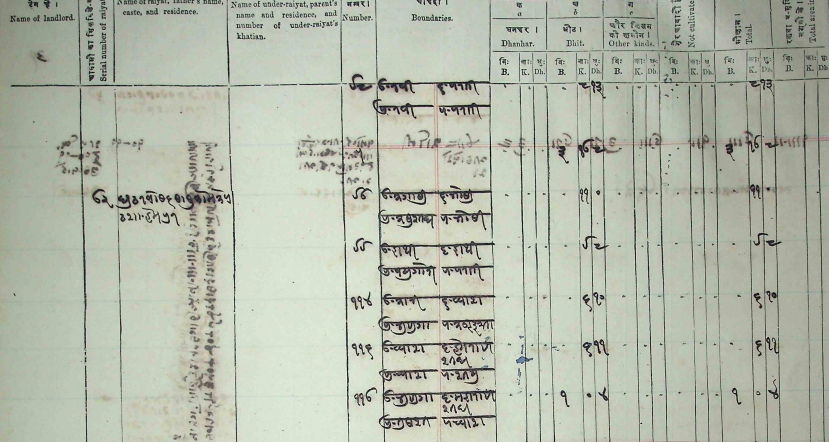
#> input picture image.png, 1657 x 884 px (shown at 1/2 size); its folder holds only this picture in this run
$ python -i extract_patches.py   (imports and definitions only)
#> lines starting #> are read from the running program, lines starting #| are printed output that depends on the picture; after the words box and inside, x2 and y2 are one past the last pixel; in counts of white or black regions, pixels touching at a corner belong together
#> further down, picture is the input picture: shape (884, 1657, 3); mean B, G, R 171.1, 185.9, 180.1
import os
import cv2
import fitz
import glob
import json
import math
import argparse
import numpy as np
from tqdm import tqdm
from concurrent.futures import ProcessPoolExecutor, as_completed


# =========================================================
# Helpers
# =========================================================

def ensure_dir(path):
    os.makedirs(path, exist_ok=True)


# [5 lines left out: function list_pdfs, not called in this run]


def detect_lines(gray, horizontal=True):
    bw = cv2.adaptiveThreshold(
        gray, 255,
        cv2.ADAPTIVE_THRESH_GAUSSIAN_C,
        cv2.THRESH_BINARY_INV,
        31, 11
    )

    if horizontal:
        klen = max(20, gray.shape[1] // 30)
        kernel = cv2.getStructuringElement(cv2.MORPH_RECT, (klen, 1))
    else:
        klen = max(20, gray.shape[0] // 30)
        kernel = cv2.getStructuringElement(cv2.MORPH_RECT, (1, klen))

    return cv2.morphologyEx(bw, cv2.MORPH_OPEN, kernel)


def build_foreground_masks(img_bgr):
    gray = cv2.cvtColor(img_bgr, cv2.COLOR_BGR2GRAY)

    bg = cv2.GaussianBlur(gray, (0, 0), sigmaX=21, sigmaY=21)
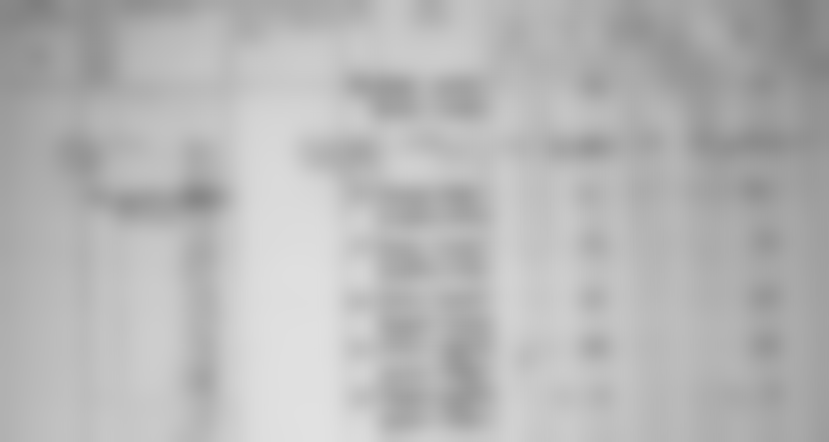
#> bg: shape (884, 1657) (shown at 1/2 size); min 126, max 225, mean 182.6
    diff = cv2.absdiff(gray, bg)
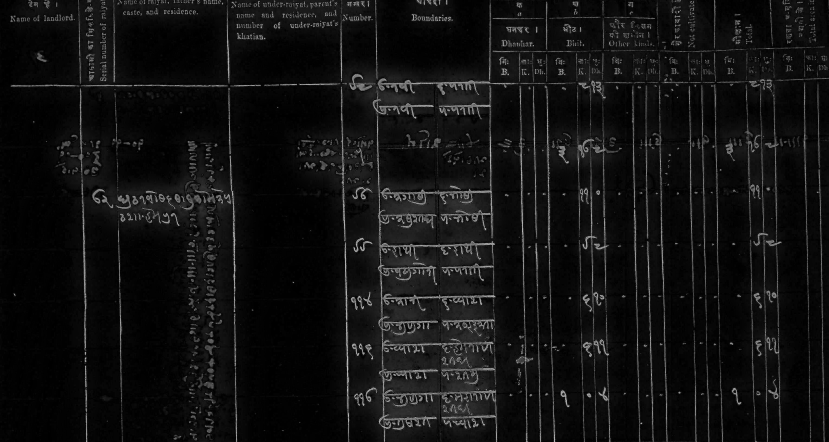
#> diff: shape (884, 1657) (shown at 1/2 size); min 0, max 207, mean 17.4

    _, dark_mask = cv2.threshold(gray, 165, 255, cv2.THRESH_BINARY_INV)
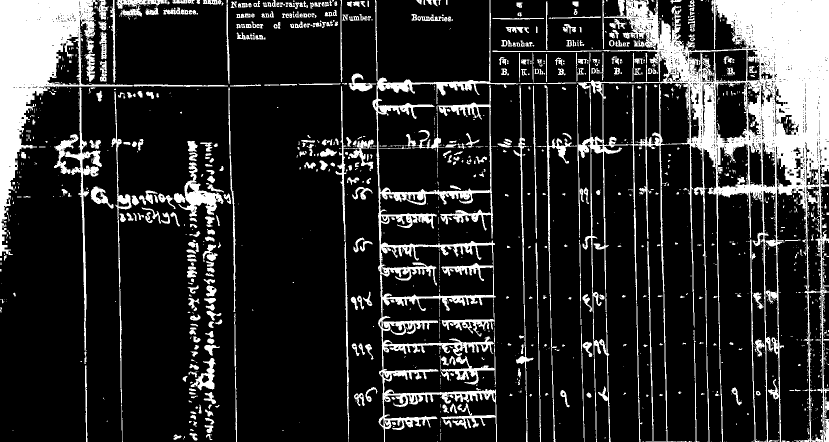
#> dark_mask: shape (884, 1657) (shown at 1/2 size); 17.3% white; 1717 white regions (1230 under 20 px), largest, box (x1, y1, x2, y2) and area: (985, 0, 1657, 884) 101137, (0, 0, 266, 512) 37563, (745, 0, 1153, 884) 34302
    _, diff_mask = cv2.threshold(diff, 18, 255, cv2.THRESH_BINARY)
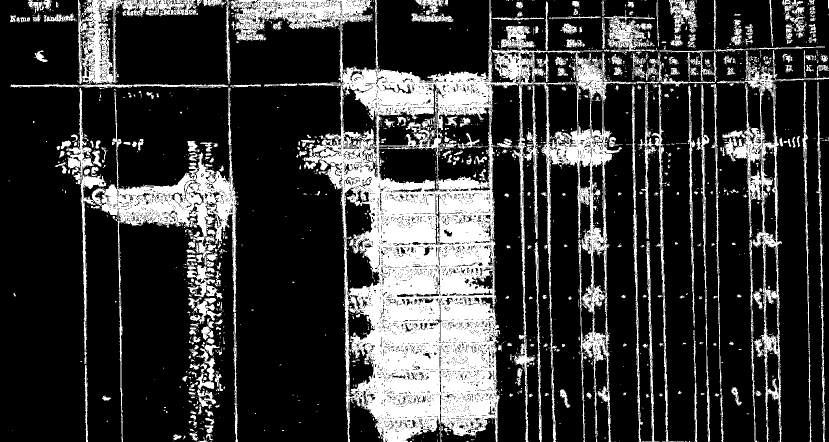
#> diff_mask: shape (884, 1657) (shown at 1/2 size); 22.8% white; 2567 white regions (2213 under 20 px), largest, box (x1, y1, x2, y2) and area: (461, 0, 1291, 884) 201420, (132, 175, 477, 884) 31668, (1434, 100, 1657, 884) 14609

    ink_mask = cv2.bitwise_or(dark_mask, diff_mask)
#> ink_mask: shape (884, 1657); 30.7% white; 2285 white regions (2014 under 20 px), largest, box (x1, y1, x2, y2) and area: (459, 0, 1657, 884) 322609, (0, 0, 457, 512) 50524, (108, 175, 477, 884) 37406

    kernel = np.ones((3, 3), np.uint8)
    ink_mask = cv2.morphologyEx(ink_mask, cv2.MORPH_OPEN, kernel)
#> ink_mask: shape (884, 1657); 27% white; 1437 white regions (630 under 20 px), largest, box (x1, y1, x2, y2) and area: (626, 251, 999, 884) 118460, (1219, 0, 1657, 447) 81628, (0, 0, 390, 512) 47462
    ink_mask = cv2.morphologyEx(ink_mask, cv2.MORPH_CLOSE, kernel)
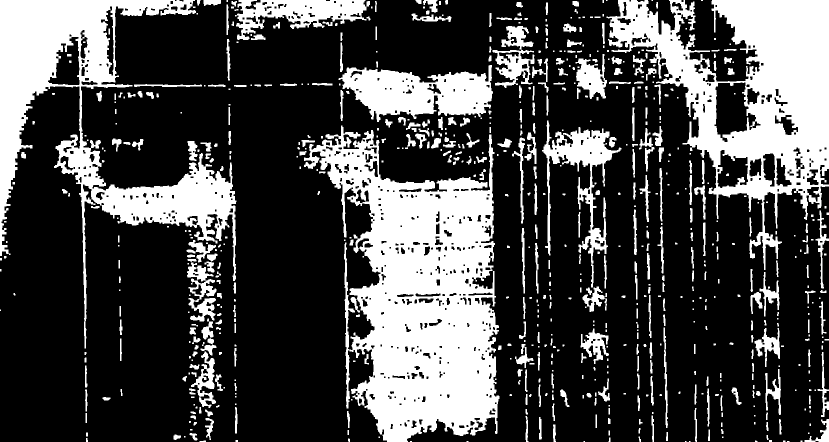
#> ink_mask: shape (884, 1657) (shown at 1/2 size); 28.6% white; 709 white regions (259 under 20 px), largest, box (x1, y1, x2, y2) and area: (608, 251, 999, 884) 132541, (1213, 0, 1657, 540) 91063, (0, 0, 473, 697) 79779

    edges = cv2.Canny(gray, 60, 150)
#> edges: shape (884, 1657); 6.7% white in thin lines or dots

    horiz = detect_lines(gray, horizontal=True)
#> in detect_lines, `bw = cv2.adaptiveThreshold( gray, 255, cv2.ADAPTIVE_THRESH_GAUSSIAN_C,..`:
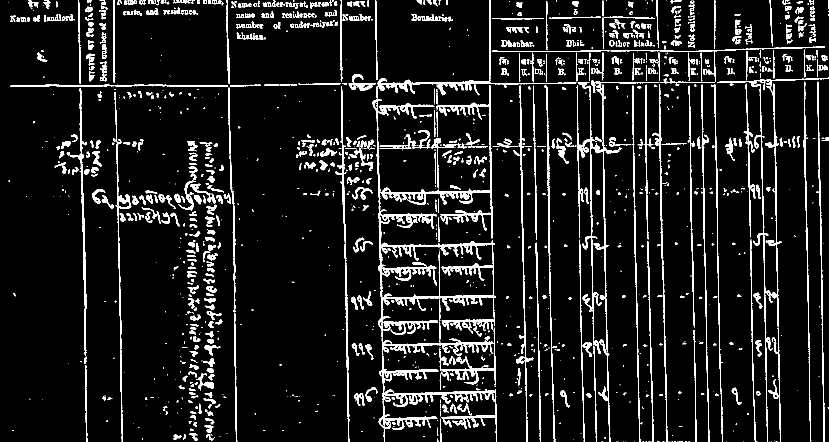
#> bw: shape (884, 1657) (shown at 1/2 size); 9% white; 1482 white regions (720 under 20 px), largest, box (x1, y1, x2, y2) and area: (745, 172, 994, 884) 20889, (761, 170, 986, 477) 4933, (1434, 155, 1657, 884) 4403
#> in detect_lines, `return cv2.morphologyEx(bw, cv2.MORPH_OPEN, kernel)`: returned value: shape (884, 1657); 0.78% white; 35 white regions, largest, box (x1, y1, x2, y2) and area: (755, 164, 1152, 169) 889, (759, 487, 990, 494) 814, (761, 382, 984, 388) 762
    vert = detect_lines(gray, horizontal=False)
#> in detect_lines (call 2), `return cv2.morphologyEx(bw, cv2.MORPH_OPEN, kernel)`: returned value: shape (884, 1657); 2.7% white in thin lines or dots
    line_mask = cv2.bitwise_or(horiz, vert)
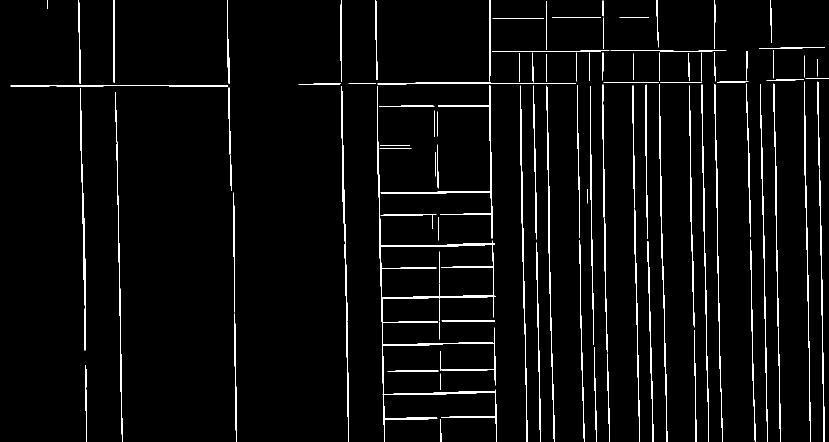
#> line_mask: shape (884, 1657) (shown at 1/2 size); 3.4% white in thin lines or dots

    return gray, ink_mask, edges, line_mask


# [8 lines left out: function component_count, not called in this run]


def mean_color_std(patch):
    return float(np.std(patch.reshape(-1, 3), axis=0).mean())


# [348 lines left out: functions classify_patch, is_near_page_border, score_window, non_max_suppression_boxes, render_pdf_page, draw_debug_preview and 4 more, not called in this run]


# [2 lines not run here, left out]

>>> import cv2
>>> picture = cv2.imread('../image.png')
>>> result = build_foreground_masks(picture)
